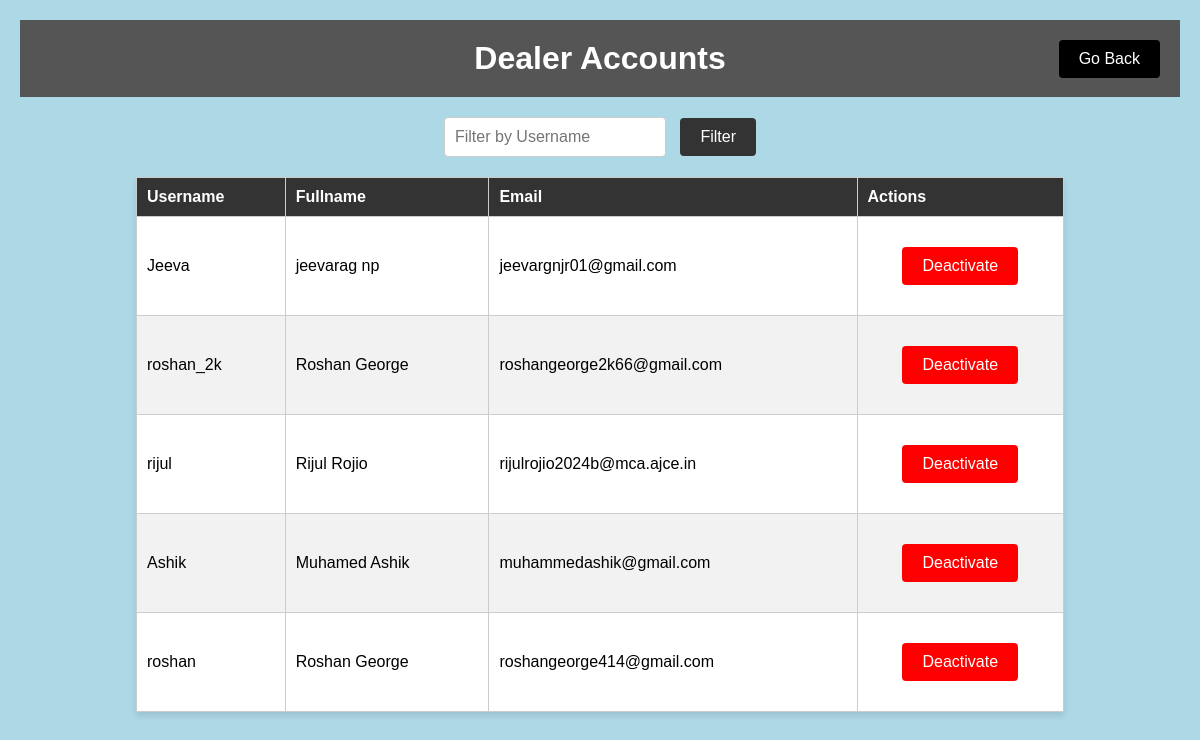
The app's page /admin_dashboard/dealers.html with its own data.
### aapmapp/models.py (models this page shows, shortened)
class dealer(AbstractUser):
    email = models.EmailField(unique=True)
    fullname = models.TextField(max_length=100, default="")
    role = models.TextField(max_length=100, default="")

### aapmapp/views.py (the view)
# urls.py: path('admin_dashboard/dealers.html', views.dealers,name='dealers'),
def dealers(request):
    dealers = dealer.objects.filter(role='dealer')  # Filter by role 'customer'
    context = {
        'dealers': dealers,  # Use a meaningful name like 'customers' for the filtered queryset
    }
    return render(request, 'dealers.html', context)

### aapmapp/templates/dealers.html (shortened to what this page needs)
<!DOCTYPE html>
<html>
<head>
</head>
<body>
    <div class="content">
        <div class="header">
            <h1>Dealer Accounts</h1>
            <button id="go-back" onclick="goBack()">Go Back</button>
        </div>
        <form method="GET" id="filterForm">
            <input type="text" name="username_filter" id="username_filter" placeholder="Filter by Username">
            <button type="button" id="filterButton">Filter</button>
        </form>
        <table id="userTable">
            <thead>
                <tr>
                    <th>Username</th>
                    <th>Fullname</th>
                    <th>Email</th>
                    <th>Actions</th>
                </tr>
            </thead>
            <tbody>
                {% for dealer in dealers %}
                <tr>
                    <td>{{ dealer.username }}</td>
                    <td>{{ dealer.fullname }}</td>
                    <td>{{ dealer.email }}</td>
                    <td>
                        {% if dealer.is_active %}
                        <form method="post" action="{% url 'deactivate_user' dealer.id %}">
                            <button type="submit" style="background-color: red; color: white;">Deactivate</button>
                        </form>
                        {% else %}
                        <form method="post" action="{% url 'activate_user' dealer.id %}">
                            {% csrf_token %}
                            <button type="submit" style="background-color: green; color: white;">Activate</button>
                        </form>
                        {% endif %}
                    </td>
                </tr>
                {% empty %}
                <tr>
                    <td colspan="4">No dealers available.</td>
                </tr>
                {% endfor %}
            </tbody>
        </table>
    </div>
</body>
</html>

### aapmapp/templates/dealers.html (style rules this page uses)
body { font-family: Arial, sans-serif; background-color: #ADD8E6; margin: 0; padding: 0; }
.content { padding: 20px; }
.header { background-color: #555; color: #fff; padding: 20px; text-align: center; position: relative; }
.header h1 { margin: 0; }
#go-back { position: absolute; top: 20px; right: 20px; background-color: #000; color: #fff; padding: 10px 20px; border: none; border-radius: 4px; font-size: 16px; cursor: pointer; }
form { text-align: center; margin: 20px 0; }
form input[type="text"], form select { padding: 10px; border: 1px solid #ccc; border-radius: 4px; margin-right: 10px; width: 200px; font-size: 16px; outline: none; }
form button { padding: 10px 20px; background-color: #333; color: #fff; border: none; border-radius: 4px; font-size: 16px; cursor: pointer; }
table { width: 80%; margin: 0 auto; border-collapse: collapse; background-color: #fff; box-shadow: 0 4px 6px rgba(0, 0, 0, 0.1); }
th, td { border: 1px solid #ccc; padding: 10px; text-align: left; }
th { background-color: #333; color: #fff; }
tr:nth-child(even) { background-color: #f2f2f2; }

### records on screen
dealer: username "Jeeva", fullname "jeevarag np", email "jeevargnjr01@gmail.com", is_active "Deactivate"
dealer: username "roshan_2k", fullname "Roshan George", email "roshangeorge2k66@gmail.com", is_active "Deactivate"
dealer: username "rijul", fullname "Rijul Rojio", email "rijulrojio2024b@mca.ajce.in", is_active "Deactivate"
dealer: username "Ashik", fullname "Muhamed Ashik", email "muhammedashik@gmail.com", is_active "Deactivate"
dealer: username "roshan", fullname "Roshan George", email "roshangeorge414@gmail.com", is_active "Deactivate"
